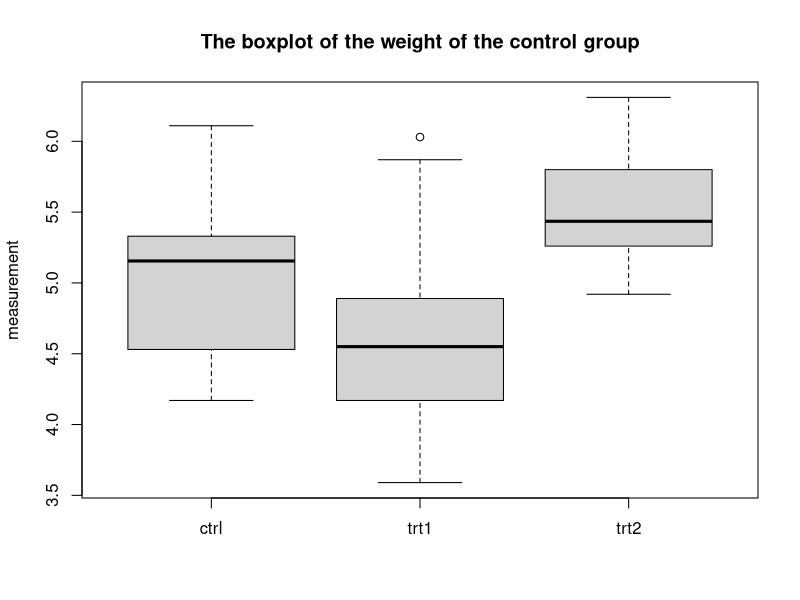

Reproduce this figure in R.
## ---- chunk 1

head(PlantGrowth)
str(PlantGrowth)

## ---- chunk 2
PlantGrowth$group
ctrl<-subset(PlantGrowth,group=="ctrl") 
head(ctrl)
str(ctrl)
trt1<-subset(PlantGrowth,group=="trt1")
head(trt1)
str(trt1)
trt2<-subset(PlantGrowth,group=="trt2")
head(trt2)
str(trt2)
## ---- chunk 3
summary(ctrl)
summary(trt1)
summary(trt2)

## ---- chunk 4
boxplot(ctrl$weight,trt1$weight,trt2$weight,names=c("ctrl", "trt1", "trt2"), ylab="measurement", main="The boxplot of the weight of the control group")
## ---- chunk 5
t.test(trt1$weight, ctrl$weight)
?t.test
## ---- chunk 6
sessionInfo()
